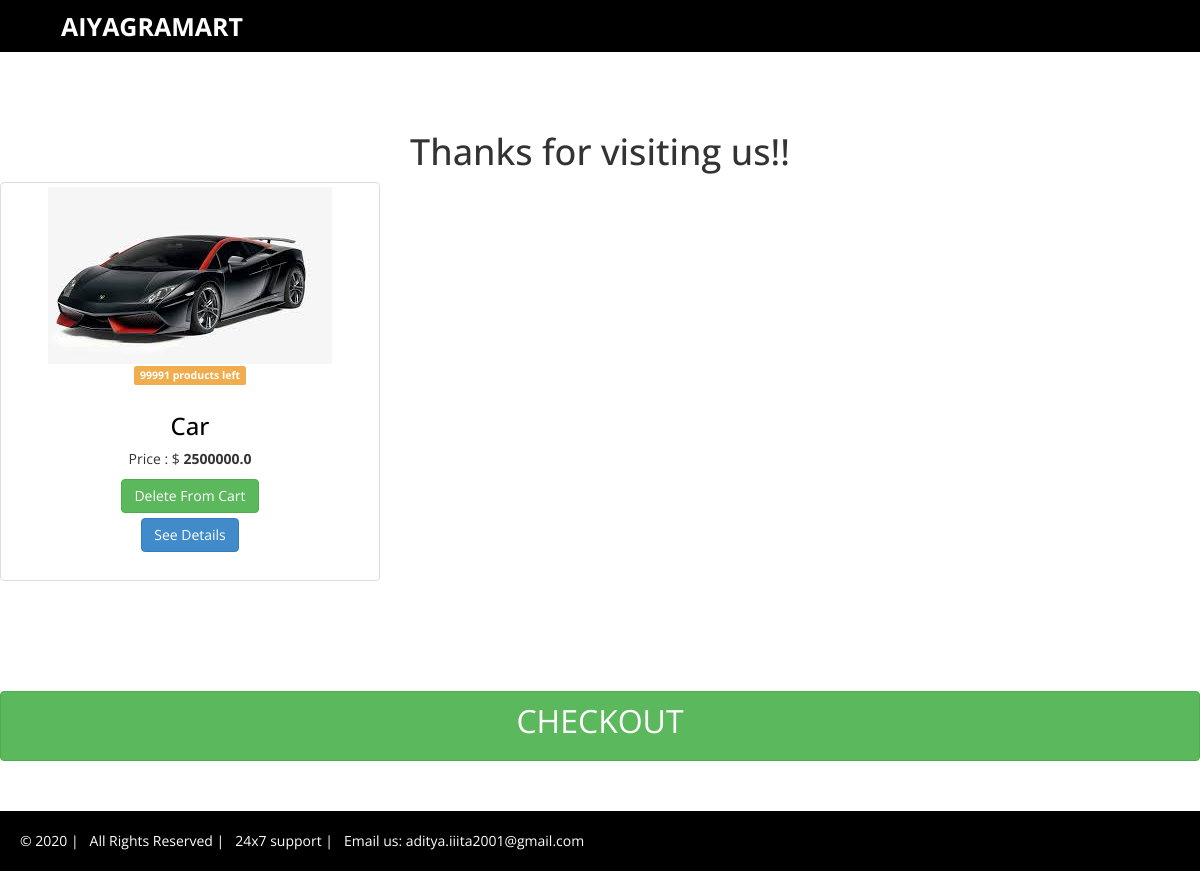
The page /cart/home_cart/ (signed in) on the database as committed earlier.
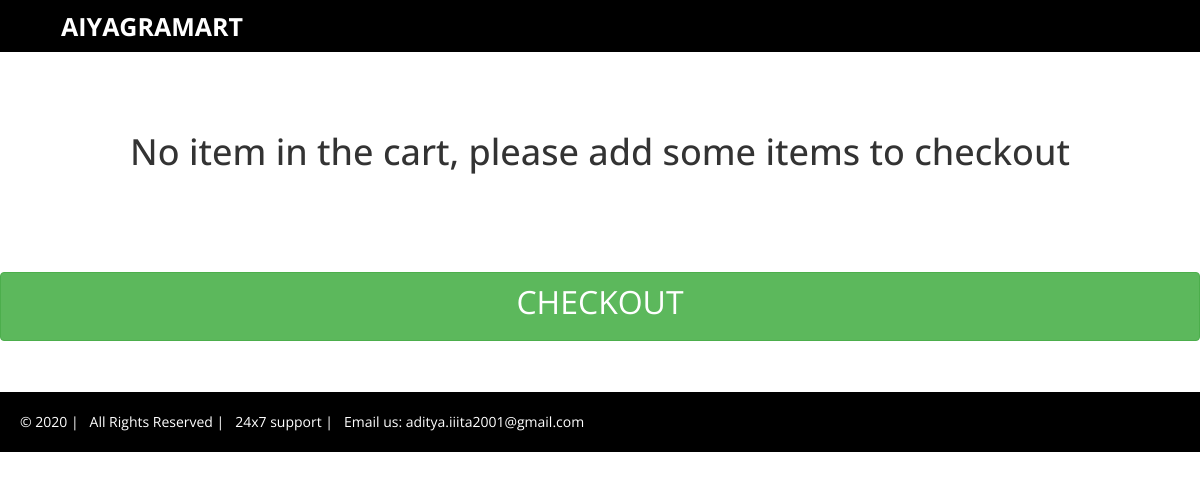
The same page on the database as committed later.
### cart/models.py (models this page shows)
class CartItems(models.Model):
    customer=models.ForeignKey(User, on_delete=models.CASCADE)
    product=models.ForeignKey(Product, on_delete=models.CASCADE, default=0)
    added_at=models.DateTimeField(auto_now_add=True)
    total_quantity=models.IntegerField(default=1)

### home/models.py (models this page shows, shortened)
class Product(models.Model):
    name=models.CharField(max_length=1000, null=True)
    description=models.CharField(max_length=10000, null=True)
    warranty_time_in_months=models.IntegerField(default=0)
    manufacturing_date=models.DateTimeField(default=datetime.now(), blank=True)
    manufacturing_company=models.CharField(max_length=1000, null=True)
    company_contact_number=models.CharField(max_length=12)
    company_email=models.EmailField(max_length=50)
    price=models.FloatField()
    stock=models.IntegerField()
    search_tags=models.CharField(max_length=1000, null=True)
    image_1=models.ImageField(null=True, blank=True, upload_to='post_images/')
    image_2=models.ImageField(null=True, blank=True, upload_to='post_images/')
    image_3=models.ImageField(null=True, blank=True, upload_to='post_images/')
    image_4=models.ImageField(null=True, blank=True, upload_to='post_images/')
    image_5=models.ImageField(null=True, blank=True, upload_to='post_images/')
    created_at=models.DateTimeField(auto_now_add=True)

### cart/views.py (the view)
# urls.py: path('home_cart/',home_cart,name="home_cart"),
def home_cart(request):
    products=CartItems.objects.filter(customer=request.user).order_by("-added_at")
    return render(request,"cart/home_cart.html",context={"products": products})

### cart/templates/cart/home_cart.html (shortened to what this page needs)
{% load static %}
<!DOCTYPE html>
<html lang="en">
<head>
    <link href="{% static 'css/bootstrap.css' %}" rel="stylesheet">
    <link href="{% static 'css/font-awesome.min.css' %}" rel="stylesheet" />
    <link href="{% static 'css/main-style.css' %}" rel="stylesheet" />
    <link href="{% static 'css/signup.css' %}" rel="stylesheet" />
    <link href="{% static 'css/style.css' %}" rel="stylesheet" />
</head>
<body>
    <nav class="navbar navbar-default" role="navigation">
        <div class="container-fluid">
            <div class="navbar-header">
                <a class="navbar-brand" href="{% url 'home' %}"><strong>AIYAGRAMART</strong></a>
            </div></div></nav>
               <br>
               <br>
               {% if products %}
               <H1 style="text-align: center;">Thanks for visiting us!!</H1>
               {% else %}
               <H1 style="text-align: center;">No item in the cart, please add some items to checkout</H1>
               {% endif %}
            <div class="row">
                {% for product in products %}
                <div class="col-md-4 text-center col-sm-6 col-xs-6">
                    <div class="thumbnail product-box">
                        <img src="{{product.product.image_1.url}}"  />
                        <span class="label label-warning pull-center">{{product.product.stock}} products left</span>
                        <div class="caption">
                            <h3><a href="#">{{product.product.name}}</a></h3>
                            <p>Price : $ <strong>{{product.product.price}}</strong>  </p>
                           <p>
                            <form action="{% url 'delete_from_cart' %}" method="POST" enctype="multipart/form-data">
                                <button type="submit" class="btn btn-success">Delete From Cart</button>
                            </form>
                                <form action="{% url 'product_details' %}" method="GET">
                                    <button type="submit" class="btn btn-primary">See Details</button>
                                </form>
                            </p>
                        </div>
                    </div>
                </div>
                {% endfor %}
                </div>
                <br><br><br>
                <form action="{% url 'checkout_request' %}" method="POST" enctype="multipart/form-data">
                <H1><button type="submit" style="text-align: center;" class="col-md-12 btn btn-success"><p  style="font-size: xx-large;">CHECKOUT</p></button></H1>
                </form>
    <br><br><br><br><br><br>
    <div class="col-md-12 end-box ">
        &copy; 2020 | &nbsp; All Rights Reserved | &nbsp; 24x7 support | &nbsp; Email us: aditya.iiita2001@gmail.com
    </div>
</body>
</html>

Rows that differ between the two databases and show on the page:
removed CartItems: product.image_1 (picture), product.stock "99991", product.name "Car", product.price "2500000.0"
Other text that changed with them:
text no longer shown: "Thanks for visiting us!!"
text now shown: "No item in the cart, please add some items to checkout"
